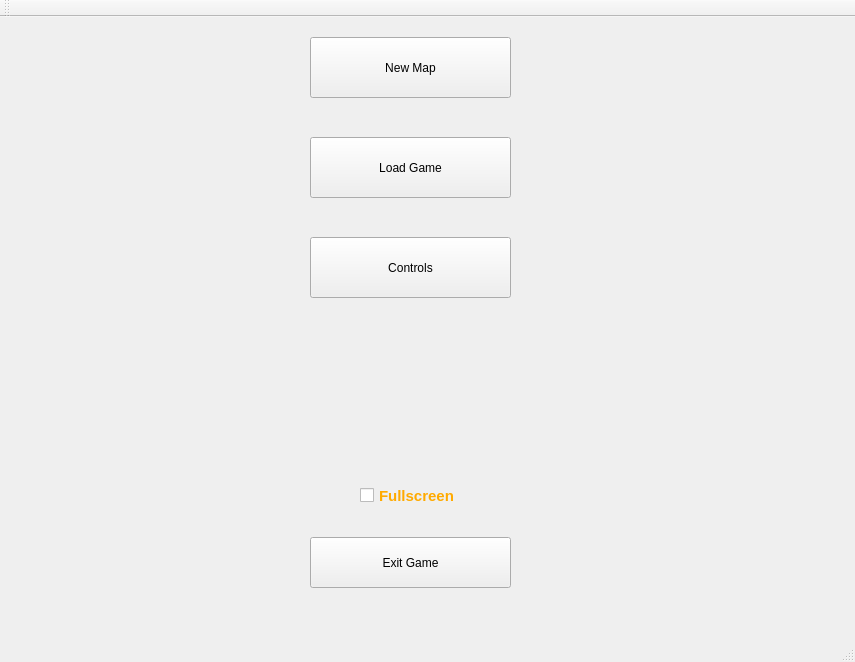
<?xml version="1.0" encoding="UTF-8"?>
<ui version="4.0">
 <class>MainWindow</class>
 <widget class="QMainWindow" name="MainWindow">
  <property name="geometry">
   <rect>
    <x>0</x>
    <y>0</y>
    <width>855</width>
    <height>662</height>
   </rect>
  </property>
  <property name="windowTitle">
   <string>Project Hiawatha</string>
  </property>
  <widget class="QWidget" name="centralWidget">
   <widget class="QPushButton" name="newMap">
    <property name="enabled">
     <bool>true</bool>
    </property>
    <property name="geometry">
     <rect>
      <x>310</x>
      <y>20</y>
      <width>201</width>
      <height>61</height>
     </rect>
    </property>
    <property name="text">
     <string>New Map</string>
    </property>
    <property name="default">
     <bool>false</bool>
    </property>
    <property name="flat">
     <bool>false</bool>
    </property>
   </widget>
   <widget class="QPushButton" name="exit">
    <property name="geometry">
     <rect>
      <x>310</x>
      <y>520</y>
      <width>201</width>
      <height>51</height>
     </rect>
    </property>
    <property name="text">
     <string>Exit Game</string>
    </property>
   </widget>
   <widget class="QCheckBox" name="fullscreen">
    <property name="geometry">
     <rect>
      <x>360</x>
      <y>470</y>
      <width>101</width>
      <height>17</height>
     </rect>
    </property>
    <property name="palette">
     <palette>
      <active>
       <colorrole role="WindowText">
        <brush brushstyle="SolidPattern">
         <color alpha="255">
          <red>255</red>
          <green>170</green>
          <blue>0</blue>
         </color>
        </brush>
       </colorrole>
      </active>
      <inactive>
       <colorrole role="WindowText">
        <brush brushstyle="SolidPattern">
         <color alpha="255">
          <red>255</red>
          <green>170</green>
          <blue>0</blue>
         </color>
        </brush>
       </colorrole>
      </inactive>
      <disabled>
       <colorrole role="WindowText">
        <brush brushstyle="SolidPattern">
         <color alpha="255">
          <red>120</red>
          <green>120</green>
          <blue>120</blue>
         </color>
        </brush>
       </colorrole>
      </disabled>
     </palette>
    </property>
    <property name="font">
     <font>
      <pointsize>11</pointsize>
      <weight>75</weight>
      <bold>true</bold>
     </font>
    </property>
    <property name="autoFillBackground">
     <bool>false</bool>
    </property>
    <property name="text">
     <string>Fullscreen</string>
    </property>
   </widget>
   <widget class="QLabel" name="menuButtonBorder">
    <property name="geometry">
     <rect>
      <x>260</x>
      <y>0</y>
      <width>300</width>
      <height>600</height>
     </rect>
    </property>
    <property name="text">
     <string/>
    </property>
    <property name="pixmap">
     <pixmap>Assets/Menu/MainMenuBackground.png</pixmap>
    </property>
   </widget>
   <widget class="QLabel" name="mainBackground">
    <property name="geometry">
     <rect>
      <x>0</x>
      <y>0</y>
      <width>861</width>
      <height>611</height>
     </rect>
    </property>
    <property name="text">
     <string/>
    </property>
    <property name="scaledContents">
     <bool>true</bool>
    </property>
   </widget>
   <widget class="QPushButton" name="controls">
    <property name="geometry">
     <rect>
      <x>310</x>
      <y>220</y>
      <width>201</width>
      <height>61</height>
     </rect>
    </property>
    <property name="text">
     <string>Controls</string>
    </property>
   </widget>
   <widget class="QPushButton" name="loadGame">
    <property name="geometry">
     <rect>
      <x>310</x>
      <y>120</y>
      <width>201</width>
      <height>61</height>
     </rect>
    </property>
    <property name="text">
     <string>Load Game</string>
    </property>
   </widget>
   <zorder>mainBackground</zorder>
   <zorder>menuButtonBorder</zorder>
   <zorder>newMap</zorder>
   <zorder>exit</zorder>
   <zorder>fullscreen</zorder>
   <zorder>controls</zorder>
   <zorder>loadGame</zorder>
  </widget>
  <widget class="QMenuBar" name="menuBar">
   <property name="geometry">
    <rect>
     <x>0</x>
     <y>0</y>
     <width>855</width>
     <height>21</height>
    </rect>
   </property>
  </widget>
  <widget class="QToolBar" name="mainToolBar">
   <attribute name="toolBarArea">
    <enum>TopToolBarArea</enum>
   </attribute>
   <attribute name="toolBarBreak">
    <bool>false</bool>
   </attribute>
  </widget>
  <widget class="QStatusBar" name="statusBar"/>
 </widget>
 <layoutdefault spacing="6" margin="11"/>
 <resources/>
 <connections/>
</ui>
